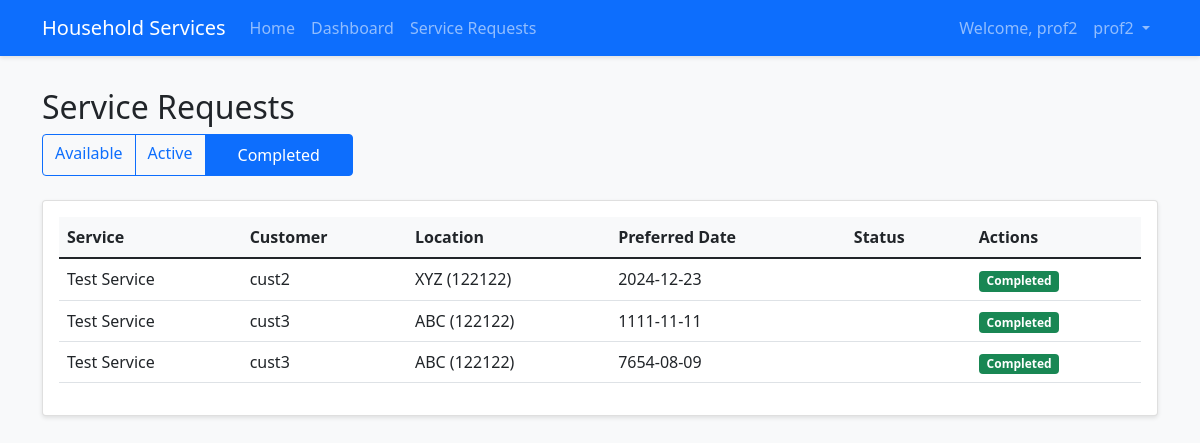
The app's page /professional/requests?status=completed (signed in) with its own data.
### app/models/user.py (models this page shows, shortened)
class User(UserMixin, db.Model):
    __tablename__ = 'users'
    id = db.Column(db.Integer, primary_key=True)
    email = db.Column(db.String(120), unique=True, nullable=False)
    username = db.Column(db.String(80), unique=True, nullable=False)
    password_hash = db.Column(db.String(128))
    role = db.Column(db.String(20), nullable=False)
    date_created = db.Column(db.DateTime, default=datetime.utcnow)
    is_active = db.Column(db.Boolean, default=True)
    is_blocked = db.Column(db.Boolean, default=False)
    block_reason = db.Column(db.Text)
    blocked_at = db.Column(db.DateTime)
    warning_count = db.Column(db.Integer, default=0)
    last_warning_at = db.Column(db.DateTime)
    description = db.Column(db.Text)
    service_type_id = db.Column(db.Integer, db.ForeignKey('services.id'))
    experience = db.Column(db.Integer)
    location = db.Column(db.String(100))
    pin_code = db.Column(db.String(10))
    service_requests_customer = db.relationship('ServiceRequest',
                                              backref='customer',
                                              foreign_keys='ServiceRequest.customer_id')
    service_requests_professional = db.relationship('ServiceRequest',
                                                  backref='professional',
                                                  foreign_keys='ServiceRequest.professional_id')
    reviews_given = db.relationship('Review',
                                  foreign_keys='Review.customer_id',
                                  backref='customer')
    reviews_received = db.relationship('Review',
                                     foreign_keys='Review.professional_id',
                                     backref='professional')

### app/models/service.py (models this page shows)
class ServiceRequest(db.Model):
    __tablename__ = 'service_requests'
    id = db.Column(db.Integer, primary_key=True)
    service_id = db.Column(db.Integer, db.ForeignKey('services.id'), nullable=False)
    customer_id = db.Column(db.Integer, db.ForeignKey('users.id'), nullable=False)
    professional_id = db.Column(db.Integer, db.ForeignKey('users.id'))
    date_of_request = db.Column(db.DateTime, default=datetime.utcnow)
    preferred_date = db.Column(db.DateTime, nullable=False)
    date_of_completion = db.Column(db.DateTime)
    status = db.Column(db.String(20), default='requested')
    remarks = db.Column(db.Text)
    location = db.Column(db.String(100))
    pin_code = db.Column(db.String(10))
    service_started_at = db.Column(db.DateTime)
    service_ended_at = db.Column(db.DateTime)
    professional_location = db.Column(db.String(255))
    location_updates = db.relationship('LocationUpdate', backref='service_request')
    review = db.relationship('Review', backref='service_request', uselist=False)

class Service(db.Model):
    __tablename__ = 'services'
    id = db.Column(db.Integer, primary_key=True)
    name = db.Column(db.String(100), nullable=False)
    base_price = db.Column(db.Float, nullable=False)
    time_required = db.Column(db.Integer)
    description = db.Column(db.Text)
    date_created = db.Column(db.DateTime, default=datetime.utcnow)
    is_active = db.Column(db.Boolean, default=True)
    professionals = db.relationship('User', backref='service_type')
    service_requests = db.relationship('ServiceRequest', backref='service')

### app/views/professional.py (the view)
@bp.route('/requests')
@login_required
@professional_required
def manage_requests():
    status = request.args.get('status', 'available')
    if status == 'available':
        requests = ServiceRequest.query.filter_by(
            status='requested',
            service_id=current_user.service_type_id
        ).order_by(ServiceRequest.date_of_request.desc()).all()
    elif status == 'assigned':
        requests = ServiceRequest.query.filter_by(
            professional_id=current_user.id,
            status='assigned'
        ).order_by(ServiceRequest.date_of_request.desc()).all()
    elif status == 'completed':
        requests = ServiceRequest.query.filter_by(
            professional_id=current_user.id,
            status='closed'
        ).order_by(ServiceRequest.date_of_request.desc()).all()
    return render_template('professional/manage_requests.html',
                         requests=requests,
                         current_status=status)

### app/models/user.py (called while the page is built)
@login_manager.user_loader
def load_user(id):
    return User.query.get(int(id))

### app/views/professional.py (called while the page is built)
def professional_required(f):
    @wraps(f)
    def decorated_function(*args, **kwargs):
        if not current_user.is_authenticated or current_user.role != 'professional':
            flash('You need to be a service professional to access this page.')
            return redirect(url_for('main.index'))
        if not current_user.is_active:
            flash('Your account is pending approval or has been deactivated.')
            return redirect(url_for('main.index'))
        return f(*args, **kwargs)
    return decorated_function

### app/templates/professional/manage_requests.html (shortened to what this page needs)
{% extends "base.html" %}
{% block content %}
<h2>Service Requests</h2>
<div class="mb-4">
    <div class="btn-group">
        <a href="{{ url_for('professional.manage_requests', status='available') }}"
           class="btn btn-{{ 'primary' if current_status == 'available' else 'outline-primary' }}">
            Available
        </a>
        <a href="{{ url_for('professional.manage_requests', status='assigned') }}"
           class="btn btn-{{ 'primary' if current_status == 'assigned' else 'outline-primary' }}">
            Active
        </a>
        <a href="{{ url_for('professional.manage_requests', status='completed') }}"
           class="btn btn-{{ 'primary' if current_status == 'completed' else 'outline-primary' }}">
            Completed
        </a>
    </div>
</div>
<div class="card">
    <div class="card-body">
        <div class="table-responsive">
            <table class="table">
                <thead>
                    <tr>
                        <th>Service</th>
                        <th>Customer</th>
                        <th>Location</th>
                        <th>Preferred Date</th>
                        <th>Status</th>
                        <th>Actions</th>
                    </tr>
                </thead>
                <tbody>
                    {% for request in requests %}
                    <tr>
                        <td>{{ request.service.name }}</td>
                        <td>{{ request.customer.username }}</td>
                        <td>{{ request.location }} ({{ request.pin_code }})</td>
                        <td>{{ request.preferred_date.strftime('%Y-%m-%d') if request.preferred_date else 'N/A' }}</td>
                        <td>
                            <span class="badge bg-{{ {
                                'requested': 'warning',
                                'assigned': 'primary',
                                'completed': 'success',
                                'rejected': 'danger'
                            }[request.status] }}">
                            </span>
                        </td>
                        <td>
                            {% if request.status == 'requested' %}
                                <div class="btn-group">
                                    <form method="POST" action="{{ url_for('professional.accept_request', request_id=request.id) }}"
                                          class="d-inline">
                                        <input type="hidden" name="csrf_token" value="{{ csrf_token() }}">
                                        <button type="submit" class="btn btn-sm btn-success me-2"
                                                onclick="return confirm('Are you sure you want to accept this request?')">
                                            Accept
                                        </button>
                                    </form>
                                    <button type="button" class="btn btn-sm btn-danger"
                                            onclick="showRejectModal('{{ request.id }}')">
                                        Reject
                                    </button>
                                </div>
                            {% elif request.status == 'closed' %}
                                <span class="badge bg-success">Completed</span>
                            {% elif request.status == 'rejected' %}
                                <span class="badge bg-danger">Rejected</span>
                            {% endif %}
                        </td>
                    </tr>
                    {% endfor %}
                </tbody>
            </table>
        </div>
    </div>
</div>
{% endblock %}

### app/templates/base.html (shortened to what this page needs)
<!DOCTYPE html>
<html lang="en">
<head>
    <link href="https://cdn.jsdelivr.net/npm/bootstrap@5.1.3/dist/css/bootstrap.min.css" rel="stylesheet">
    <link rel="stylesheet" href="{{ url_for('static', filename='css/style.css') }}">
</head>
<body>
    <nav class="navbar navbar-expand-lg navbar-dark bg-primary">
        <div class="container">
            <a class="navbar-brand" href="{{ url_for('main.index') }}">Household Services</a>
            <div class="collapse navbar-collapse" id="navbarNav">
                <ul class="navbar-nav me-auto">
                    <li class="nav-item">
                        <a class="nav-link" href="{{ url_for('main.index') }}">Home</a>
                    </li>
                    {% if current_user.is_authenticated %}
                        {% if current_user.role == 'admin' %}
                            <li class="nav-item">
                                <a class="nav-link" href="{{ url_for('admin.dashboard') }}">Dashboard</a>
                            </li>
                            <li class="nav-item">
                                <a class="nav-link" href="{{ url_for('admin.manage_services') }}">Services</a>
                            </li>
                            <li class="nav-item">
                                <a class="nav-link" href="{{ url_for('admin.manage_users') }}">Users</a>
                            </li>
                        {% elif current_user.role == 'professional' %}
                            <li class="nav-item">
                                <a class="nav-link" href="{{ url_for('professional.dashboard') }}">Dashboard</a>
                            </li>
                            <li class="nav-item">
                                <a class="nav-link" href="{{ url_for('professional.manage_requests') }}">Service Requests</a>
                            </li>
                        {% endif %}
                    {% endif %}
                </ul>
                <ul class="navbar-nav">
                    {% if current_user.is_authenticated %}
                        <li class="nav-item">
                            <span class="nav-link">Welcome, {{ current_user.username }}</span>
                        </li>
                        <li class="nav-item dropdown">
                            <a class="nav-link dropdown-toggle" href="#" id="userDropdown" role="button"
                               data-bs-toggle="dropdown" aria-expanded="false">
                                {{ current_user.username }}
                            </a>
                        </li>
                    {% endif %}
                </ul>
            </div>
        </div>
    </nav>
    <div class="container mt-4">
        {% block content %}{% endblock %}
    </div>
</body>
</html>

### app/static/css/style.css (style rules this page uses)
body { background-color: #f8f9fa; min-height: 100vh; }
.navbar { margin-bottom: 2rem; box-shadow: 0 2px 4px rgba(0,0,0,0.1); }
.card { box-shadow: 0 2px 4px rgba(0,0,0,0.1); }
.btn-primary { padding: 0.5rem 2rem; }
.table th { background-color: #f8f9fa; }

### records on screen
User: username "prof2"
ServiceRequest: service.name "Test Service", customer.username "cust2", location "XYZ", pin_code "122122", preferred_date "2024-12-23", status "Completed"
ServiceRequest: service.name "Test Service", customer.username "cust3", location "ABC", pin_code "122122", preferred_date "1111-11-11", status "Completed"
ServiceRequest: service.name "Test Service", customer.username "cust3", location "ABC", pin_code "122122", preferred_date "7654-08-09", status "Completed"
